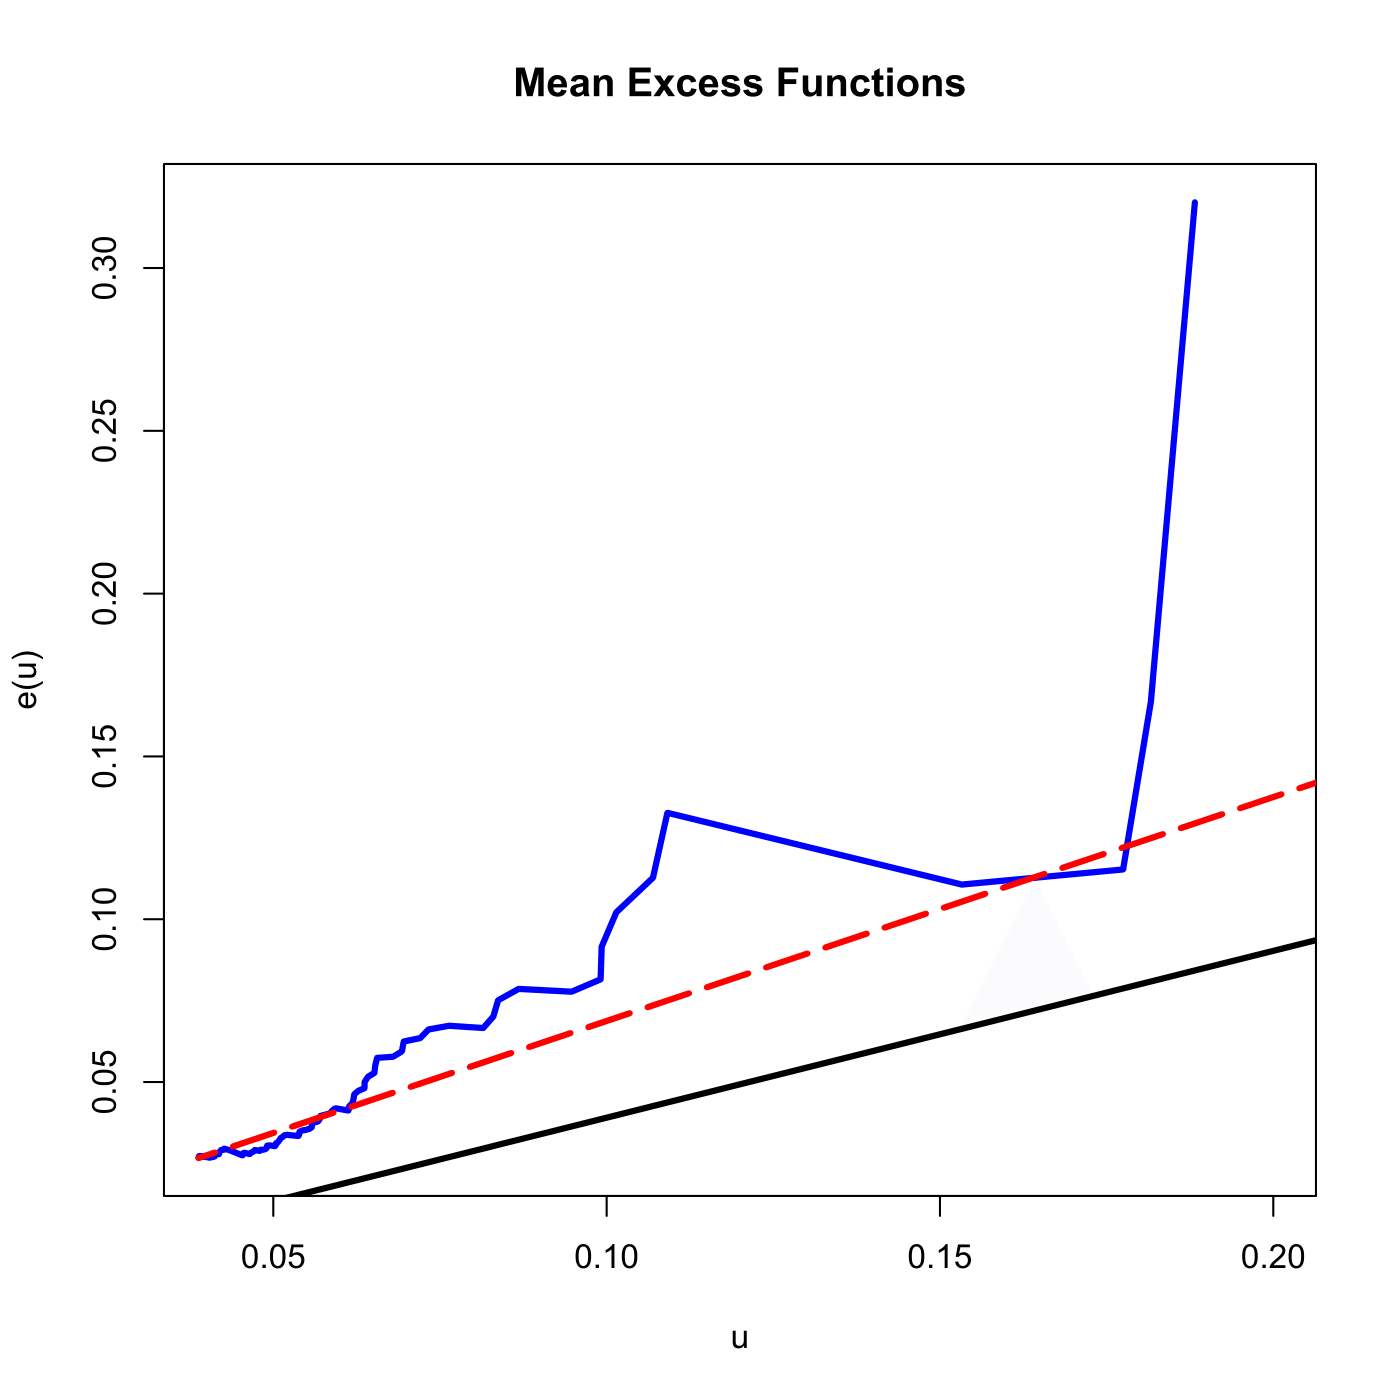

The R source for this figure:

# clear variables and close windows
rm(list = ls(all = TRUE))
graphics.off()

# load data
a = read.table("BAYER_close_0012.dat")
b = read.table("BMW_close_0012.dat")
c = read.table("SIEMENS_close_0012.dat")
d = read.table("VW_close_0012.dat")

e = a + b + c + d
e = as.matrix(e)
end = NROW(e)
x = log(e[1:(end - 1)]) - log(e[2:end])  # negative log-returns
n = length(x)
x = sort(x, decreasing = TRUE)
m = 100
x1 = x[1:m]

# empirical mean excess function
t = x[1:(m + 1)]  # t must be >0
MEF = numeric()

for (i in 1:length(t)) {
    y = x[which(x > t[i])]
    MEF[i] = mean(y - t[i])
}

# plot
plot(t, MEF, type = "l", col = "blue", lwd = 3, xlab = "u", ylab = "e(u)", xlim = c(0.04, 
    0.2))
title("Mean Excess Functions")

# mean excess function of generalized Pareto distribution
k = 100
GPD = gpdFit(x, type = "mle", information = "observed")
K = attr(GPD, "fit")$par.ests[1]
sigma = attr(GPD, "fit")$par.ests[2]
gpme = (sigma + K * (t - mean(t)))/(1 - K)
lines(t, gpme, lwd = 3)

# Hill estimator, mean excess function of Pareto distribution
alphaH = (mean(log(x1)) - log(x1[k]))^(-1)
sigmaH = x1[k] * (k/n)^(1/alphaH)
gp1me = t/(alphaH - 1)
lines(t, gp1me, col = "red", lwd = 3, lty = 5)
